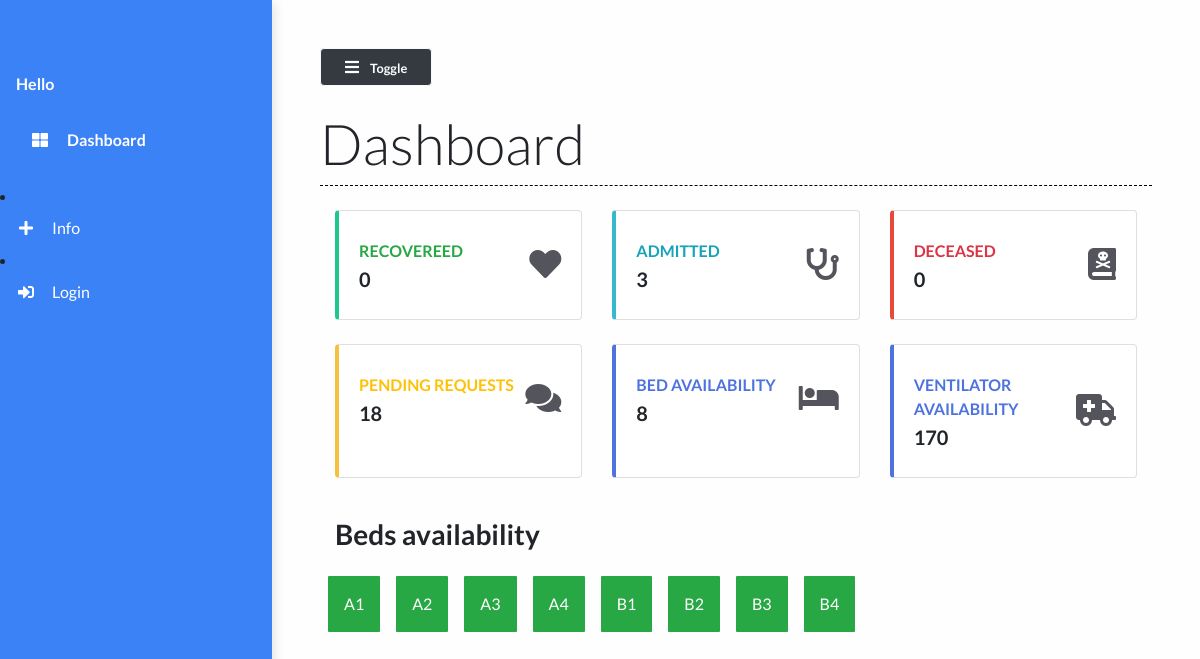
The app's page /, older data.
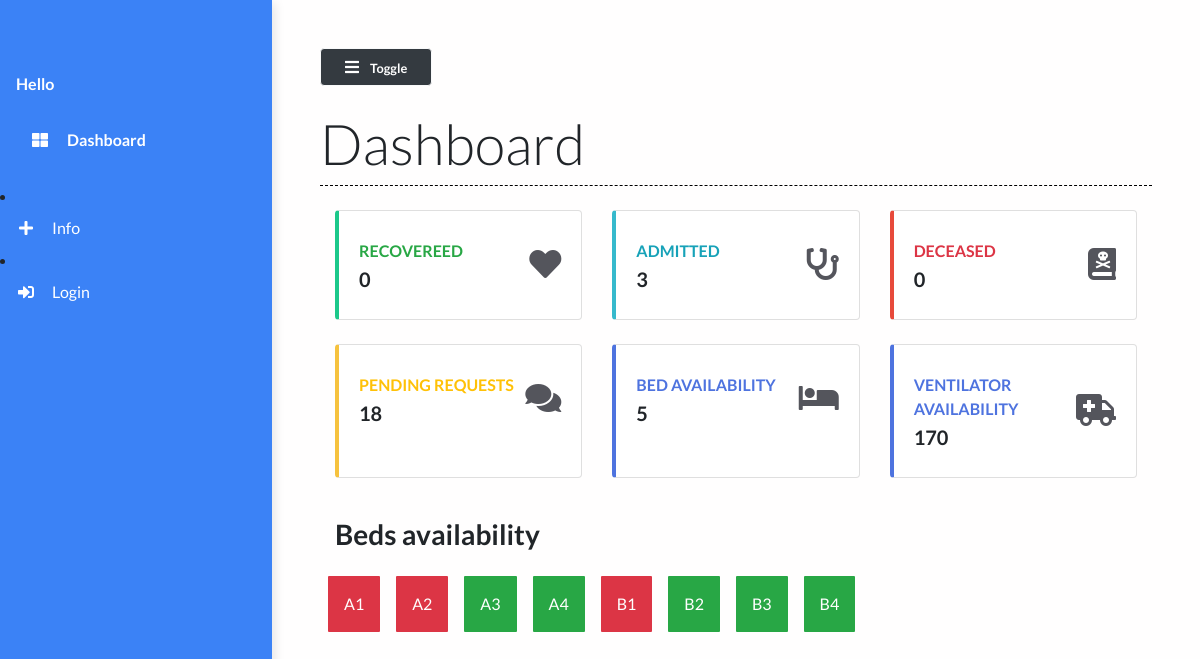
The same page, newer data.
### main/views.py (the view)
# urls.py: path("", views.dashboard, name="dashboard"),
def dashboard(request):
    patients = Patient.objects.all()
    patient_count = patients.count()
    patients_recovered = Patient.objects.filter(status="Recovered")
    patients_deceased = Patient.objects.filter(status="Deceased")
    deceased_count = patients_deceased.count()
    recovered_count = patients_recovered.count()
    beds = Bed.objects.all()
    beds_available = Bed.objects.filter(occupied=False).count()
    context = {
        'patient_count': patient_count,
        'recovered_count': recovered_count,
        'beds_available': beds_available,
        'deceased_count':deceased_count,
        'beds':beds
    }
    print(patient_count)
    return render(request, 'main/dashboard.html', context)

### main/models.py (called while the page is built)
    def __str__(self):
        return self.bed_number

### main/templates/main/dashboard.html (shortened to what the changed rows need)
{% extends 'main/base.html' %}
{% load static %}
{% block contentTitle %}
    Dashboard
{% endblock contentTitle %}
{% block content %}
    <div class="container-fluid">
        <div class="row">
            <div class="col-xl-4 col-md-6 col-sm-12 mb-4">
                <div class="card border-left-primary shadow h-100 py-2">
                    <div class="card-body">
                        <div class="row no-gutters align-items-center">
                            <div class="col mr-2">
                                <div class="text-xs font-weight-bold text-blue text-uppercase mb-1">
                                    Bed availability</div>
                                <div class="h5 mb-0 font-weight-bold text-gray-800">{{beds_available}}</div>
                            </div>
                        </div>
                    </div>
                </div>
            </div>
        </div>
    </div>
{% endblock content %}

Row changes from the older to the newer data that the page shows:
changed Bed (number 1 of 8 on the later page): occupied False → True (drawn)
changed Bed (number 2 of 8 on the later page): occupied False → True (drawn)
changed Bed (number 5 of 8 on the later page): occupied False → True (drawn)
Text that changed along with them:
{{ beds_available }}: "8" → "5"
